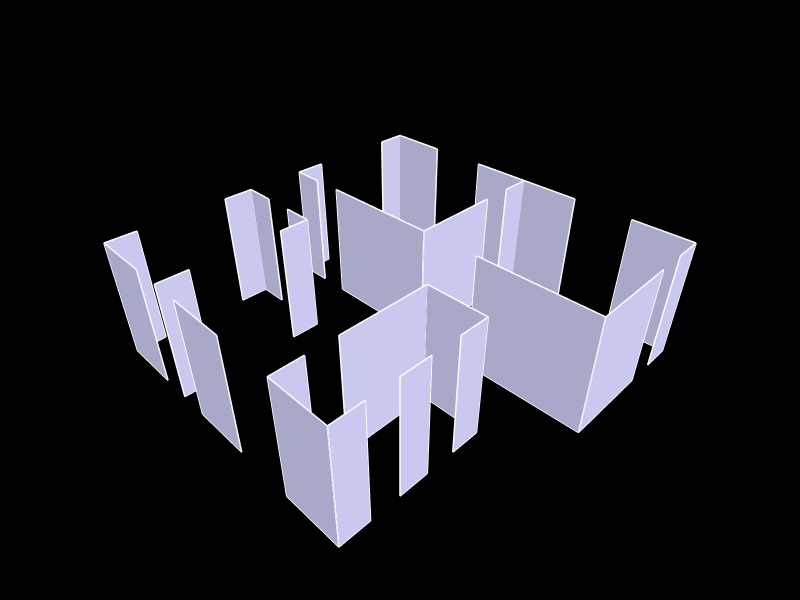

The notebook cell this image was saved under:
### Markdown cell above
## 6. Show the geometry

### Code cell
Topology.Show(objects,
              faceColor=[210,210,250],
              faceOpacity=1,
              edgeColor="white",
              edgeWidth=3,
              showVertices=False,
              backgroundColor="black",
              width=800,
              height=600,
              renderer = renderer)

### Figure 1 — Plotly figure (JSON) as saved in the notebook; plotly's stock layout.template omitted (floating-point values rounded to 4 significant figures; data arrays with more than 128 entries replaced by an {"elided": "..."} marker saying what was removed)
{"data": [{"hoverinfo": "text", "legendgroup": "2", "legendrank": 2, "line": {"color": "white", "dash": "solid", "width": 3}, "marker": {"size": 0}, "mode": "lines", "name": "1: default (Edges)", "showlegend": false, "text": "", "type": "scatter3d", "x": {"elided": "336 int values"}, "y": {"elided": "336 int values"}, "z": {"elided": "336 int values"}}, {"cmax": 1, "cmin": 0, "color": "#D2D2FA", "colorscale": [[0, "#440154"], [0.1111, "#482878"], [0.2222, "#3e4989"], [0.3333, "#31688e"], [0.4444, "#26828e"], [0.5556, "#1f9e89"], [0.6667, "#35b779"], [0.7778, "#6ece58"], [0.8889, "#b5de2b"], [1, "#fde725"]], "flatshading": true, "hoverinfo": "text", "hovertext": "", "i": [0, 0, 4, 4, 8, 8, 12, 12, 16, 16, 0, 0, 22, 22, 26, 26, 30, 30, 34, 34, 22, 22, 38, 38, 42, 42, 44, 44, 48, 48, 52, 52, 28, 28, 58, 58, 60, 60, 64, 64, 18, 18, 70, 70, 72, 72, 52, 52, 28, 28, 76, 76, 80, 80, 77, 77], "j": [1, 3, 5, 7, 9, 11, 13, 15, 17, 18, 20, 3, 23, 25, 27, 29, 31, 33, 33, 35, 36, 25, 39, 41, 43, 40, 45, 46, 49, 50, 53, 55, 56, 27, 59, 61, 62, 59, 65, 67, 68, 19, 13, 71, 71, 73, 11, 55, 74, 27, 77, 79, 81, 66, 78, 82], "k": [2, 1, 6, 5, 10, 9, 14, 13, 18, 19, 21, 20, 24, 23, 28, 27, 32, 31, 30, 33, 37, 36, 40, 39, 40, 39, 46, 47, 50, 51, 54, 53, 57, 56, 60, 59, 63, 62, 66, 65, 69, 68, 14, 13, 70, 71, 8, 11, 75, 74, 78, 77, 66, 65, 82, 83], "legendgroup": "3", "legendrank": 3, "lighting": {"facenormalsepsilon": 0}, "name": "1: default (Faces)", "opacity": 1, "showlegend": false, "showscale": false, "text": "", "type": "mesh3d", "x": [5, 4, 4, 5, 1, 0, 0, 1, 5, 2, 2, 5, 1, 0, 0, 1, 5, 5, 5, 5, 5, 5, 12, 12, 12, 12, 12, 12, 12, 12, 7, 7, 7, 7, 10, 10, 11, 11, 1, 0, 0, 1, 0, 0, 0, 0, 0, 0, 3, 3, 2, 2, 5, 4, 4, 5, 12, 12, 12, 12, 12, 12, 11, 11, 8, 7, 7, 8, 4, 4, 0, 0, 1, 1, 11, 11, 10, 7, 7, 10, 7, 7, 7, 7], "y": [13, 13, 13, 13, 13, 13, 13, 13, 8, 8, 8, 8, 8, 8, 8, 8, 15, 15, 16, 16, 14, 14, 4, 6, 6, 4, 8, 10, 10, 8, 4, 8, 8, 4, 4, 4, 4, 4, 16, 16, 16, 16, 14, 14, 10, 10, 12, 12, 6, 6, 6, 6, 6, 6, 6, 6, 12, 12, 14, 16, 16, 14, 16, 16, 16, 16, 16, 16, 16, 16, 6, 6, 6, 6, 10, 10, 10, 10, 10, 10, 15, 15, 14, 14], "z": [4, 0, 4, 0, 4, 0, 4, 0, 4, 0, 4, 0, 4, 0, 4, 0, 0, 4, 4, 0, 0, 4, 4, 0, 4, 0, 4, 0, 4, 0, 4, 0, 4, 0, 4, 0, 0, 4, 4, 0, 4, 0, 0, 4, 0, 4, 4, 0, 0, 4, 4, 0, 4, 0, 4, 0, 0, 4, 4, 0, 4, 0, 0, 4, 4, 0, 4, 0, 0, 4, 4, 0, 4, 0, 0, 4, 4, 0, 4, 0, 0, 4, 4, 0]}], "layout": {"autosize": true, "height": 600, "margin": {"b": 40, "l": 40, "r": 40, "t": 40}, "paper_bgcolor": "#000000", "plot_bgcolor": "#000000", "scene": {"aspectmode": "data", "camera": {"center": {"x": 0, "y": 0, "z": 0}, "eye": {"x": -1.25, "y": -1.25, "z": 1.25}, "projection": {"type": "perspective"}, "up": {"x": 0, "y": 0, "z": 1}}, "xaxis": {"visible": false}, "yaxis": {"visible": false}, "zaxis": {"visible": false}}, "showlegend": true, "width": 800, "xaxis": {"showgrid": false, "visible": false, "zeroline": false}, "yaxis": {"showgrid": false, "visible": false, "zeroline": false}}}
